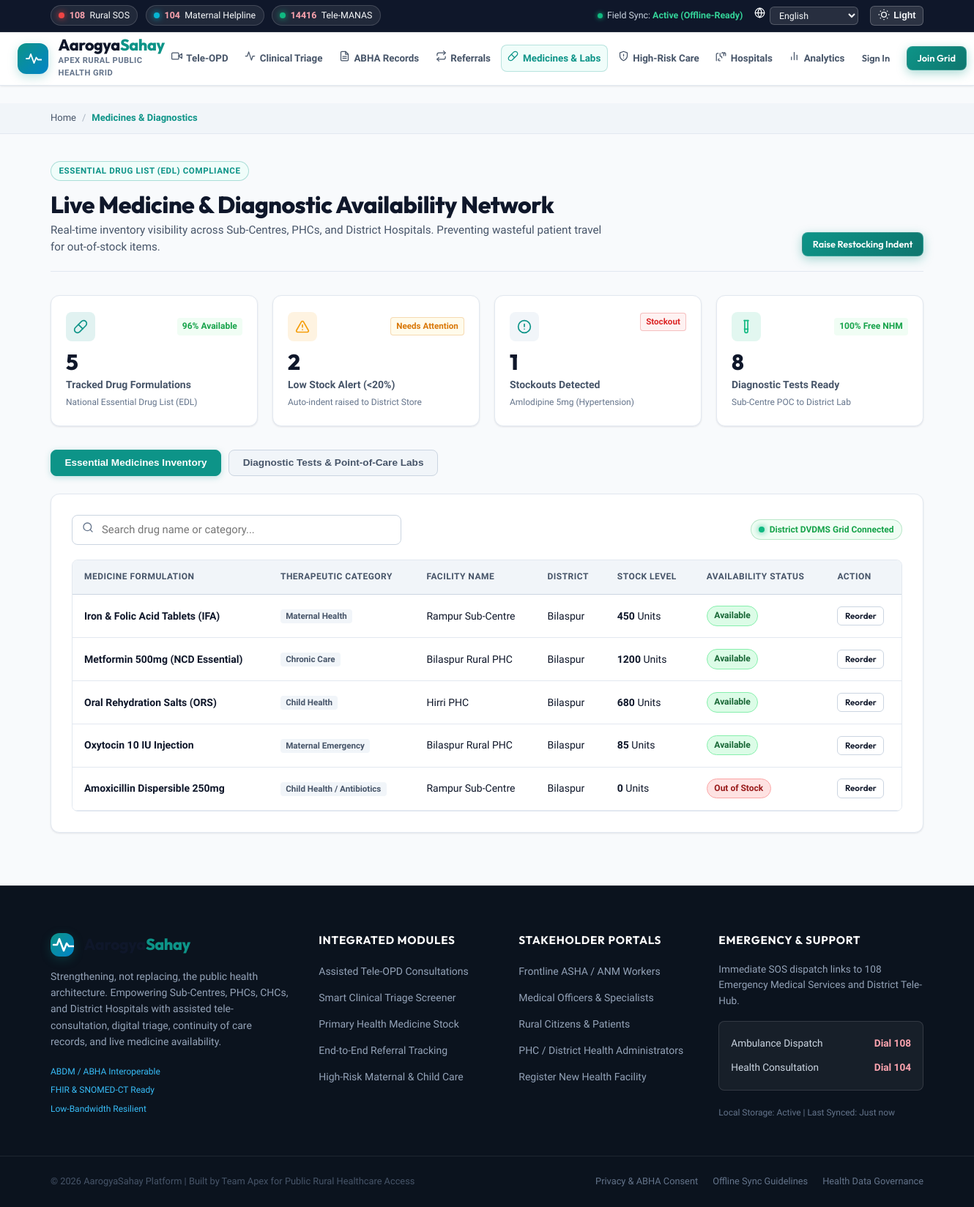
Page /inventory on the committed database.
### tables this page shows
CREATE TABLE medicines (
            id INTEGER PRIMARY KEY AUTOINCREMENT,
            name TEXT NOT NULL,
            category TEXT NOT NULL,
            facility_name TEXT NOT NULL,
            district TEXT NOT NULL,
            stock_status TEXT NOT NULL CHECK(stock_status IN ('Available','Low Stock','Out of Stock')),
            units INTEGER NOT NULL DEFAULT 0,
            last_updated TEXT
        );

### routes/inventory.py (the view)
@inventory_bp.route("/inventory")
def inventory_page():
    db = get_db()
    medicines = db.execute("SELECT * FROM medicines ORDER BY stock_status ASC, name ASC").fetchall()
    diagnostics = db.execute("SELECT * FROM diagnostics ORDER BY tier ASC, test_name ASC").fetchall()
    return render_template("inventory.html", medicines=medicines, diagnostics=diagnostics)

### templates/inventory.html (shortened to what this page needs)
{% extends "base.html" %}
{% block breadcrumbs %}
<div class="breadcrumb-bar">
    <div class="container breadcrumb-flex">
        <a href="{{ url_for('index') }}">Home</a>
        <span class="breadcrumb-sep">/</span>
        <span class="breadcrumb-curr">Medicines & Diagnostics</span>
    </div>
</div>
{% endblock %}
{% block content %}
<div class="page-wrapper inventory-page">
    <div class="container">
        <div class="page-header-bar">
            <div>
                <span class="badge-tag">Essential Drug List (EDL) Compliance</span>
                <h1 class="page-title">Live Medicine & Diagnostic Availability Network</h1>
                <p class="page-sub">Real-time inventory visibility across Sub-Centres, PHCs, and District Hospitals. Preventing wasteful patient travel for out-of-stock items.</p>
            </div>
            <div>
                <button class="btn btn-primary btn-sm btn-glow" onclick="raiseRestockIndent()">
                    Raise Restocking Indent
                </button>
            </div>
        </div>
        <div class="dashboard-kpis mb-4">
            <div class="kpi-card">
                <div class="kpi-header">
                    <span class="kpi-icon teal">
                        <svg viewBox="0 0 24 24" width="20" height="20" fill="none" stroke="currentColor" stroke-width="2" stroke-linecap="round" stroke-linejoin="round"><path d="m10.5 20.5 10-10a4.95 4.95 0 1 0-7-7l-10 10a4.95 4.95 0 1 0 7 7Z"/><path d="m8.5 8.5 7 7"/></svg>
                    </span>
                    <span class="kpi-trend up">96% Available</span>
                </div>
                <div class="kpi-val">{{ medicines|length }}</div>
                <div class="kpi-title">Tracked Drug Formulations</div>
                <small class="kpi-sub">National Essential Drug List (EDL)</small>
            </div>
            <div class="kpi-card">
                <div class="kpi-header">
                    <span class="kpi-icon amber">
                        <svg viewBox="0 0 24 24" width="20" height="20" fill="none" stroke="currentColor" stroke-width="2" stroke-linecap="round" stroke-linejoin="round"><path d="m21.73 18-8-14a2 2 0 0 0-3.48 0l-8 14A2 2 0 0 0 4 21h16a2 2 0 0 0 1.73-3Z"/><line x1="12" y1="9" x2="12" y2="13"/><line x1="12" y1="17" x2="12.01" y2="17"/></svg>
                    </span>
                    <span class="kpi-badge warning">Needs Attention</span>
                </div>
                <div class="kpi-val">2</div>
                <div class="kpi-title">Low Stock Alert (<20%)</div>
                <small class="kpi-sub">Auto-indent raised to District Store</small>
            </div>
            <div class="kpi-card">
                <div class="kpi-header">
                    <span class="kpi-icon red">
                        <svg viewBox="0 0 24 24" width="20" height="20" fill="none" stroke="currentColor" stroke-width="2" stroke-linecap="round" stroke-linejoin="round"><circle cx="12" cy="12" r="10"/><line x1="12" y1="8" x2="12" y2="12"/><line x1="12" y1="16" x2="12.01" y2="16"/></svg>
                    </span>
                    <span class="kpi-badge alert">Stockout</span>
                </div>
                <div class="kpi-val">1</div>
                <div class="kpi-title">Stockouts Detected</div>
                <small class="kpi-sub">Amlodipine 5mg (Hypertension)</small>
            </div>
            <div class="kpi-card">
                <div class="kpi-header">
                    <span class="kpi-icon emerald">
                        <svg viewBox="0 0 24 24" width="20" height="20" fill="none" stroke="currentColor" stroke-width="2" stroke-linecap="round" stroke-linejoin="round"><path d="M14.5 2v17.5c0 1.4-1.1 2.5-2.5 2.5s-2.5-1.1-2.5-2.5V2"/><path d="M8.5 2h7"/><path d="M9 16h6"/></svg>
                    </span>
                    <span class="kpi-trend up">100% Free NHM</span>
                </div>
                <div class="kpi-val">{{ diagnostics|length }}</div>
                <div class="kpi-title">Diagnostic Tests Ready</div>
                <small class="kpi-sub">Sub-Centre POC to District Lab</small>
            </div>
        </div>
        <div class="category-tabs-row mb-4">
            <button type="button" class="cat-tab active" onclick="switchInventoryTab('meds', this)">
                Essential Medicines Inventory
            </button>
            <button type="button" class="cat-tab" onclick="switchInventoryTab('diags', this)">
                Diagnostic Tests & Point-of-Care Labs
            </button>
        </div>
        <div id="medsSection" class="glass-panel">
            <div class="panel-header-flex">
                <div class="search-input-wrap" style="max-width: 450px;">
                    <span class="search-icon" aria-hidden="true">
                        <svg viewBox="0 0 24 24" width="16" height="16" fill="none" stroke="currentColor" stroke-width="2" stroke-linecap="round" stroke-linejoin="round"><circle cx="11" cy="11" r="8"></circle><line x1="21" y1="21" x2="16.65" y2="16.65"></line></svg>
                    </span>
                    <input type="text" id="liveMedSearch" class="form-control" placeholder="Search drug name or category..." oninput="filterMedsTable(this.value)">
                </div>
                <span class="live-pill"><span class="pulse-dot green"></span> District DVDMS Grid Connected</span>
            </div>
            <div class="table-responsive mt-3">
                <table class="inventory-table" id="fullMedsTable">
                    <thead>
                        <tr>
                            <th>Medicine Formulation</th>
                            <th>Therapeutic Category</th>
                            <th>Facility Name</th>
                            <th>District</th>
                            <th>Stock Level</th>
                            <th>Availability Status</th>
                            <th>Action</th>
                        </tr>
                    </thead>
                    <tbody>
                        {% for m in medicines %}
                            <tr>
                                <td><strong>{{ m.name }}</strong></td>
                                <td><span class="cat-pill">{{ m.category }}</span></td>
                                <td>{{ m.facility_name }}</td>
                                <td>{{ m.district }}</td>
                                <td><strong>{{ m.units }}</strong> Units</td>
                                <td>
                                    <span class="stock-badge {% if m.stock_status == 'Available' %}in-stock{% elif m.stock_status == 'Low Stock' %}low-stock{% else %}out-stock{% endif %}">
                                        {{ m.stock_status }}
                                    </span>
                                </td>
                                <td>
                                    <button class="btn btn-xs btn-outline" onclick="showToast('Restocking indent logged for {{ m.name }}')">
                                        Reorder
                                    </button>
                                </td>
                            </tr>
                        {% endfor %}
                    </tbody>
                </table>
            </div>
        </div>
    </div>
</div>
{% endblock %}

### rows in the picture
medicines: name "Iron & Folic Acid Tablets (IFA)", category "Maternal Health", facility_name "Rampur Sub-Centre", district "Bilaspur", units "450", stock_status "Available"
medicines: name "Metformin 500mg (NCD Essential)", category "Chronic Care", facility_name "Bilaspur Rural PHC", district "Bilaspur", units "1200", stock_status "Available"
medicines: name "Oral Rehydration Salts (ORS)", category "Child Health", facility_name "Hirri PHC", district "Bilaspur", units "680", stock_status "Available"
medicines: name "Oxytocin 10 IU Injection", category "Maternal Emergency", facility_name "Bilaspur Rural PHC", district "Bilaspur", units "85", stock_status "Available"
medicines: name "Amoxicillin Dispersible 250mg", category "Child Health / Antibiotics", facility_name "Rampur Sub-Centre", district "Bilaspur", units "0", stock_status "Out of Stock"

### other values in the picture
{{ medicines|length }} "5"
{{ diagnostics|length }} "8"
